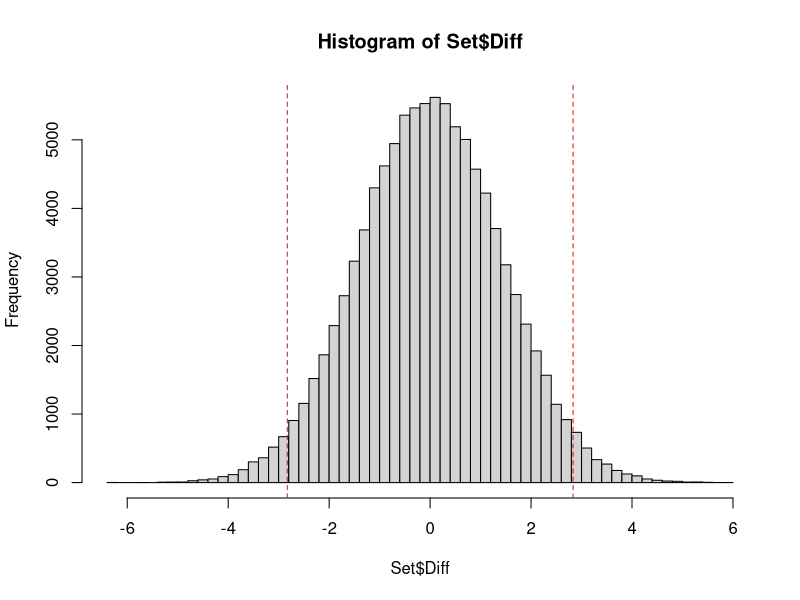

Recreate this plot in R.
# Insert mean and std deviation into A, B & C.  Add other variables, as needed.
library(dplyr)

# Insert appropriate values --------------------------------------------------
Result_Mean1 <- 77
Result_sd_R1 <- 1.0
Result_Mean2 <- 77
Result_sd_R2 <- 1.0

# Set the data matrix --------------------------------------------------------
A <- rnorm(100000, Result_Mean1, Result_sd_R1)
B <- rnorm(100000, Result_Mean2, Result_sd_R2)


# Combine to create sets -----------------------------------------------------

Set <- as.data.frame(cbind(A,B))
Set$Diff <- A-B

# Calc means and sd for composite value --------------------------------------

Em <- mean(Set$Diff)
Esd <- sd(Set$Diff)
Lower = Em-2*Esd
Upper = Em+2*Esd
Range = 4*Esd

# Histogram of ranges --------------------------------------------------------
hist(Set$Diff, breaks=50)
abline(v=Upper, col="red", lty=2)
abline(v=Lower, col="red", lty=2)

Range
